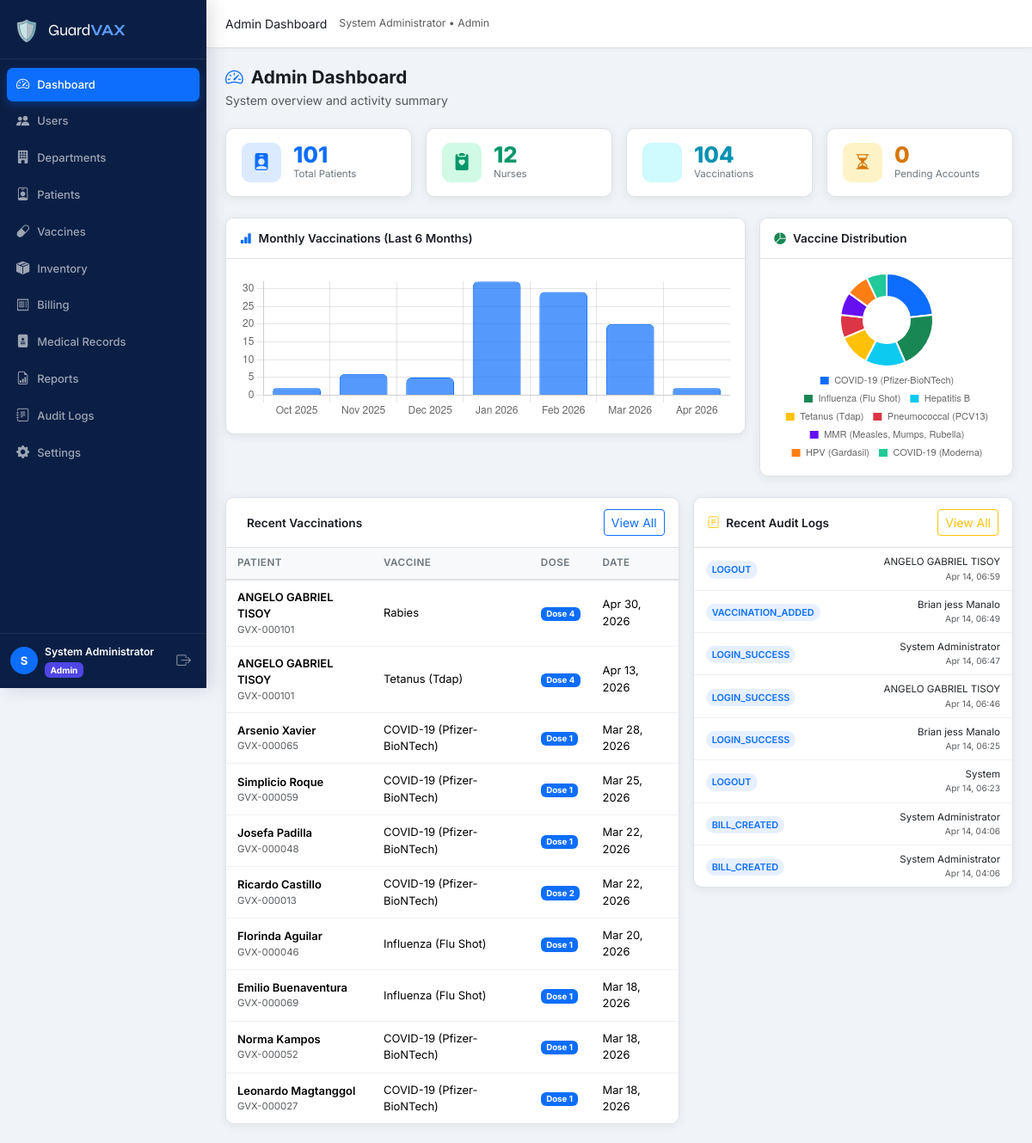
/admin/index.php (signed in), run on the app's committed database.
### tables this page shows
CREATE TABLE `users` (
  `id` int(10) UNSIGNED NOT NULL,
  `name` varchar(150) NOT NULL,
  `email` varchar(150) NOT NULL,
  `password` varchar(255) NOT NULL,
  `role_id` int(10) UNSIGNED NOT NULL,
  `department_id` int(10) UNSIGNED DEFAULT NULL,
  `status` enum('active','inactive','pending') NOT NULL DEFAULT 'pending',
  `email_verified` tinyint(1) NOT NULL DEFAULT 0,
  `created_at` datetime NOT NULL DEFAULT current_timestamp(),
  `updated_at` datetime NOT NULL DEFAULT current_timestamp() ON UPDATE current_timestamp()
);

CREATE TABLE `roles` (
  `id` int(10) UNSIGNED NOT NULL,
  `name` varchar(50) NOT NULL,
  `label` varchar(100) NOT NULL
);

CREATE TABLE `vaccinations` (
  `id` int(10) UNSIGNED NOT NULL,
  `patient_id` int(10) UNSIGNED NOT NULL,
  `vaccine_id` int(10) UNSIGNED NOT NULL,
  `dose_number` int(11) NOT NULL DEFAULT 1,
  `date_given` date NOT NULL,
  `administered_by` int(10) UNSIGNED NOT NULL,
  `batch_number` varchar(50) DEFAULT NULL,
  `site` varchar(50) DEFAULT NULL,
  `notes` text DEFAULT NULL,
  `next_dose_date` date DEFAULT NULL,
  `created_at` datetime NOT NULL DEFAULT current_timestamp()
);

CREATE TABLE `patients` (
  `id` int(10) UNSIGNED NOT NULL,
  `user_id` int(10) UNSIGNED NOT NULL,
  `patient_code` varchar(20) NOT NULL,
  `date_of_birth` date NOT NULL,
  `gender` enum('Male','Female','Other') NOT NULL,
  `blood_type` varchar(5) DEFAULT NULL,
  `address` text DEFAULT NULL,
  `phone` varchar(20) DEFAULT NULL,
  `emergency_contact_name` varchar(150) DEFAULT NULL,
  `emergency_contact_phone` varchar(20) DEFAULT NULL,
  `allergies` text DEFAULT NULL,
  `notes` text DEFAULT NULL,
  `registered_by` int(10) UNSIGNED DEFAULT NULL,
  `created_at` datetime NOT NULL DEFAULT current_timestamp(),
  `updated_at` datetime NOT NULL DEFAULT current_timestamp() ON UPDATE current_timestamp()
);

CREATE TABLE `vaccines` (
  `id` int(10) UNSIGNED NOT NULL,
  `name` varchar(150) NOT NULL,
  `manufacturer` varchar(150) DEFAULT NULL,
  `description` text DEFAULT NULL,
  `doses_required` int(11) NOT NULL DEFAULT 1,
  `interval_days` int(11) DEFAULT NULL,
  `is_active` tinyint(1) NOT NULL DEFAULT 1,
  `created_at` datetime NOT NULL DEFAULT current_timestamp()
);

CREATE TABLE `audit_logs` (
  `id` int(10) UNSIGNED NOT NULL,
  `user_id` int(10) UNSIGNED DEFAULT NULL,
  `action` varchar(100) NOT NULL,
  `table_name` varchar(100) DEFAULT NULL,
  `record_id` int(10) UNSIGNED DEFAULT NULL,
  `description` text DEFAULT NULL,
  `ip_address` varchar(45) DEFAULT NULL,
  `created_at` datetime NOT NULL DEFAULT current_timestamp()
);

### config/db.php (called while the page is built, shortened)
<?php
function db(): PDO {
    static $pdo = null;
    if ($pdo === null) {
        $dsn = sprintf(
            'mysql:host=%s;port=%s;dbname=%s;charset=%s',
            DB_HOST, DB_PORT, DB_NAME, DB_CHARSET
        );
        $options = [
            PDO::ATTR_ERRMODE            => PDO::ERRMODE_EXCEPTION,
            PDO::ATTR_DEFAULT_FETCH_MODE => PDO::FETCH_ASSOC,
            PDO::ATTR_EMULATE_PREPARES   => false,
        ];
        try {
            $pdo = new PDO($dsn, DB_USER, DB_PASS, $options);
            $offset = (new DateTime())->format('P');
            $pdo->exec("SET time_zone='{$offset}'");
        } catch (PDOException $e) {
            die('<div style="padding:2rem;color:red;font-family:monospace">
                <strong>Database Connection Error:</strong> ' . htmlspecialchars($e->getMessage()) . '
            </div>');
        }
    }
    return $pdo;
}

### includes/functions.php (called while the page is built, shortened)
<?php
require_once __DIR__ . '/../config/db.php';
function isLoggedIn(): bool
{
    return isset($_SESSION['user_id']) && !empty($_SESSION['user_id']);
}
function getCurrentUser(): ?array
{
    $stmt = db()->prepare('SELECT u.*, r.name AS role_name FROM users u JOIN roles r ON r.id = u.role_id WHERE u.id = ?');
    $stmt->execute([$_SESSION['user_id']]);
    return $stmt->fetch() ?: null;
}
function sanitize(string $value): string
{
    return htmlspecialchars(trim($value), ENT_QUOTES, 'UTF-8');
}
function formatDate(string $date, string $format = 'M d, Y'): string
{
    return $date ? date($format, strtotime($date)) : 'N/A';
}

### includes/auth.php (called while the page is built, shortened)
<?php
require_once __DIR__ . '/functions.php';
function guard(string ...$allowedRoles): array
{
    $user = getCurrentUser();
    return $user;
}

### admin/index.php (the view, shortened to what this page needs)
<?php
require_once __DIR__ . '/../includes/auth.php';
require_once __DIR__ . '/../includes/layout.php';
$user = guard('admin');
$stats = [];
foreach ([
    'total_patients'      => 'SELECT COUNT(*) FROM patients',
    'total_nurses'        => 'SELECT COUNT(*) FROM users WHERE role_id = (SELECT id FROM roles WHERE name="nurse") AND status="active"',
    'total_vaccinations'  => 'SELECT COUNT(*) FROM vaccinations',
    'pending_accounts'    => 'SELECT COUNT(*) FROM users WHERE status="pending"',
] as $key => $sql) {
    $stats[$key] = (int) db()->query($sql)->fetchColumn();
}
$recentVacc = db()->query(
    'SELECT v.date_given, p.patient_code, u.name AS patient_name, vk.name AS vaccine_name, v.dose_number
     FROM vaccinations v
     JOIN patients p ON p.id = v.patient_id
     JOIN users u ON u.id = p.user_id
     JOIN vaccines vk ON vk.id = v.vaccine_id
     ORDER BY v.date_given DESC, v.id DESC LIMIT 10'
)->fetchAll();
$monthlyData = db()->query(
    "SELECT DATE_FORMAT(date_given,'%b %Y') AS month_label,
            DATE_FORMAT(date_given,'%Y-%m') AS month_key,
            COUNT(*) AS cnt
     FROM vaccinations
     WHERE date_given >= DATE_SUB(CURDATE(), INTERVAL 6 MONTH)
     GROUP BY month_key ORDER BY month_key ASC"
)->fetchAll();
$vaccDist = db()->query(
    'SELECT vk.name AS vaccine_name, COUNT(*) AS cnt
     FROM vaccinations v JOIN vaccines vk ON vk.id = v.vaccine_id
     GROUP BY vk.id ORDER BY cnt DESC LIMIT 8'
)->fetchAll();
$recentLogs = db()->query(
    'SELECT al.*, u.name AS user_name FROM audit_logs al
     LEFT JOIN users u ON u.id = al.user_id
     ORDER BY al.created_at DESC LIMIT 8'
)->fetchAll();
?>
<?php renderHead('Admin Dashboard'); ?>
<?php renderNav($user); ?>
<?php renderPageHeader('Admin Dashboard', 'System overview and activity summary', 'speedometer2'); ?>
<div class="row g-3 mb-4">
  <?php
  $cards = [
    ['icon'=>'person-badge-fill','label'=>'Total Patients',  'value'=>$stats['total_patients'],     'color'=>'primary', 'link'=>'/admin/patients.php'],
    ['icon'=>'clipboard2-heart-fill','label'=>'Nurses',      'value'=>$stats['total_nurses'],       'color'=>'success', 'link'=>'/admin/users.php'],
    ['icon'=>'syringe',          'label'=>'Vaccinations',    'value'=>$stats['total_vaccinations'],  'color'=>'info',    'link'=>'/admin/reports.php'],
    ['icon'=>'hourglass-split',  'label'=>'Pending Accounts','value'=>$stats['pending_accounts'],   'color'=>'warning', 'link'=>'/admin/users.php?status=pending'],
  ];
  foreach ($cards as $c): ?>
  <div class="col-6 col-xl-3">
    <a href="<?= SITE_URL . $c['link'] ?>" class="stat-card stat-<?= $c['color'] ?> text-decoration-none">
      <div class="stat-icon"><i class="bi bi-<?= $c['icon'] ?>"></i></div>
      <div class="stat-body">
        <div class="stat-value"><?= number_format($c['value']) ?></div>
        <div class="stat-label"><?= $c['label'] ?></div>
      </div>
    </a>
  </div>
  <?php endforeach; ?>
</div>
<div class="row g-3 mb-4">
  <div class="col-lg-8">
    <div class="card card-gvx">
      <div class="card-header-gvx">
        <i class="bi bi-bar-chart-fill me-2 text-primary"></i>Monthly Vaccinations (Last 6 Months)
      </div>
      <div class="card-body">
        <canvas id="monthlyChart" height="90"></canvas>
      </div>
    </div>
  </div>
  <div class="col-lg-4">
    <div class="card card-gvx">
      <div class="card-header-gvx">
        <i class="bi bi-pie-chart-fill me-2 text-success"></i>Vaccine Distribution
      </div>
      <div class="card-body d-flex align-items-center justify-content-center">
        <canvas id="vaccDistChart" style="max-height:220px"></canvas>
      </div>
    </div>
  </div>
</div>
<div class="row g-3">
  <div class="col-lg-7">
    <div class="card card-gvx">
      <div class="card-header-gvx d-flex justify-content-between align-items-center">
        <span><i class="bi bi-syringe me-2 text-primary"></i>Recent Vaccinations</span>
        <a href="<?= SITE_URL ?>/admin/reports.php" class="btn btn-sm btn-outline-primary">View All</a>
      </div>
      <div class="table-responsive">
        <table class="table table-gvx mb-0">
          <thead><tr>
            <th>Patient</th><th>Vaccine</th><th>Dose</th><th>Date</th>
          </tr></thead>
          <tbody>
            <?php foreach ($recentVacc as $rv): ?>
            <tr>
              <td>
                <div class="fw-semibold"><?= sanitize($rv['patient_name']) ?></div>
                <div class="text-muted small"><?= sanitize($rv['patient_code']) ?></div>
              </td>
              <td><?= sanitize($rv['vaccine_name']) ?></td>
              <td><span class="badge bg-primary">Dose <?= $rv['dose_number'] ?></span></td>
              <td><?= formatDate($rv['date_given']) ?></td>
            </tr>
            <?php endforeach; ?>
          </tbody>
        </table>
      </div>
    </div>
  </div>
  <div class="col-lg-5">
    <div class="card card-gvx">
      <div class="card-header-gvx d-flex justify-content-between align-items-center">
        <span><i class="bi bi-journal-text me-2 text-warning"></i>Recent Audit Logs</span>
        <a href="<?= SITE_URL ?>/admin/audit_logs.php" class="btn btn-sm btn-outline-warning">View All</a>
      </div>
      <div class="card-body p-0">
        <?php foreach ($recentLogs as $log): ?>
        <div class="audit-item">
          <div class="audit-action">
            <span class="audit-badge"><?= sanitize($log['action']) ?></span>
          </div>
          <div class="audit-meta">
            <span><?= sanitize($log['user_name'] ?? 'System') ?></span>
            <span class="text-muted small"><?= formatDate($log['created_at'], 'M d, H:i') ?></span>
          </div>
        </div>
        <?php endforeach; ?>
      </div>
    </div>
  </div>
</div>
<?php renderFooter(); ?>
<script>
// Monthly Bar Chart
const monthlyData = <?= json_encode(array_column($monthlyData, 'cnt')) ?>;
const monthlyLabels = <?= json_encode(array_column($monthlyData, 'month_label')) ?>;
new Chart(document.getElementById('monthlyChart'), {
    type: 'bar',
    data: {
        labels: monthlyLabels,
        datasets: [{
            label: 'Vaccinations',
            data: monthlyData,
            backgroundColor: 'rgba(13,110,253,0.7)',
            borderColor: 'rgba(13,110,253,1)',
            borderWidth: 1,
            borderRadius: 6,
        }]
    },
    options: {
        responsive: true, maintainAspectRatio: true,
        plugins: { legend: { display: false } },
        scales: { y: { beginAtZero: true, ticks: { stepSize: 1 } } }
    }
});
// Doughnut Chart
const distLabels = <?= json_encode(array_column($vaccDist, 'vaccine_name')) ?>;
const distData   = <?= json_encode(array_column($vaccDist, 'cnt')) ?>;
new Chart(document.getElementById('vaccDistChart'), {
    type: 'doughnut',
    data: {
        labels: distLabels,
        datasets: [{
            data: distData,
            backgroundColor: ['#0d6efd','#198754','#0dcaf0','#ffc107','#dc3545','#6610f2','#fd7e14','#20c997'],
            borderWidth: 2,
        }]
    },
    options: {
        responsive: true, maintainAspectRatio: false,
        plugins: { legend: { position: 'bottom', labels: { boxWidth: 12, font: { size: 11 } } } }
    }
});
</script>

### includes/layout.php (shortened to what this page needs)
<?php
function renderHead(string $title, array $extraCss = []): void
{
    $siteName = SITE_NAME;
    $siteUrl  = SITE_URL;
    echo <<<HTML
<!DOCTYPE html>
<html lang="en">
<head>
  <meta charset="UTF-8">
  <meta name="viewport" content="width=device-width, initial-scale=1.0">
  <title>{$title} — {$siteName}</title>
  <link rel="stylesheet" href="https://cdn.jsdelivr.net/npm/bootstrap@5.3.2/dist/css/bootstrap.min.css">
  <link rel="stylesheet" href="https://cdn.jsdelivr.net/npm/bootstrap-icons@1.11.3/font/bootstrap-icons.min.css">
  <link rel="preconnect" href="https://fonts.googleapis.com">
  <link href="https://fonts.googleapis.com/css2?family=Inter:wght@300;400;500;600;700&family=Syne:wght@700;800&display=swap" rel="stylesheet">
  <link rel="stylesheet" href="{$siteUrl}/assets/css/style.css">
HTML;
    echo "</head>\n<body>\n";
}
function renderNav(array $user): void
{
    $role    = $user['role_name'];
    $name    = htmlspecialchars($user['name']);
    $roleLabel = ucfirst($role);
    $siteUrl = SITE_URL;
    $current = $_SERVER['REQUEST_URI'];
    $links = '';
    foreach ($navLinks as $link) {
        $active = str_contains($current, $link['href']) ? 'active' : '';
        $links .= <<<HTML
        <li class="nav-item">
          <a class="nav-link {$active}" href="{$siteUrl}{$link['href']}">
            <i class="bi bi-{$link['icon']}"></i>
            <span>{$link['label']}</span>
          </a>
        </li>
HTML;
    }
    echo <<<HTML
<div class="gvx-wrapper">
<aside class="gvx-sidebar" id="gvxSidebar">
  <div class="sidebar-brand">
    <span class="brand-icon">🛡️</span>
    <span class="brand-name">Guard<strong>VAX</strong></span>
  </div>
  <nav class="sidebar-nav">
    <ul class="nav flex-column">
      {$links}
    </ul>
  </nav>
  <div class="sidebar-footer">
    <div class="user-pill">
      <div class="user-avatar">{$name[0]}</div>
      <div class="user-info">
        <div class="user-name">{$name}</div>
        <div class="user-role badge bg-role-{$role}">{$roleLabel}</div>
      </div>
    </div>
    <a href="{$siteUrl}/auth/logout.php" class="btn-logout" title="Logout">
      <i class="bi bi-box-arrow-right"></i>
    </a>
  </div>
</aside>
<main class="gvx-main">
  <header class="gvx-topbar">
    <button class="sidebar-toggle d-lg-none" onclick="document.getElementById('gvxSidebar').classList.toggle('show')">
      <i class="bi bi-list"></i>
    </button>
    <div class="topbar-title" id="pageTitle"></div>
    <div class="topbar-actions">
      <span class="text-muted small d-none d-md-block">{$name} &bull; {$roleLabel}</span>
    </div>
  </header>
  <div class="gvx-content">
HTML;
}
function renderFooter(): void
{
    $siteUrl = SITE_URL;
    echo <<<HTML
  </div>
</main>
</div>
<script src="https://cdn.jsdelivr.net/npm/bootstrap@5.3.2/dist/js/bootstrap.bundle.min.js"></script>
<script src="https://cdn.jsdelivr.net/npm/chart.js@4.4.0/dist/chart.umd.min.js"></script>
<script src="https://cdn.jsdelivr.net/npm/sweetalert2@11"></script>
<script src="{$siteUrl}/assets/js/main.js"></script>
</body>
</html>
HTML;
}
function renderPageHeader(string $title, string $subtitle = '', string $icon = 'clipboard2-pulse'): void
{
    echo <<<HTML
    <div class="page-header">
      <div>
        <h1 class="page-title"><i class="bi bi-{$icon}"></i> {$title}</h1>
        <p class="page-subtitle text-muted mb-0">{$subtitle}</p>
      </div>
    </div>
HTML;
}

### data on the page
users: name "S", name "System Administrator", role.name "Admin"
vaccinations: users.name "ANGELO GABRIEL TISOY", patient.patient_code "GVX-000101", vaccine.name "Rabies", dose_number "4", date_given "Apr 30, 2026"
vaccinations: users.name "ANGELO GABRIEL TISOY", patient.patient_code "GVX-000101", vaccine.name "Tetanus (Tdap)", dose_number "4", date_given "Apr 13, 2026"
vaccinations: users.name "Arsenio Xavier", patient.patient_code "GVX-000065", vaccine.name "COVID-19 (Pfizer-BioNTech)", dose_number "1", date_given "Mar 28, 2026"
vaccinations: users.name "Simplicio Roque", patient.patient_code "GVX-000059", vaccine.name "COVID-19 (Pfizer-BioNTech)", dose_number "1", date_given "Mar 25, 2026"
vaccinations: users.name "Josefa Padilla", patient.patient_code "GVX-000048", vaccine.name "COVID-19 (Pfizer-BioNTech)", dose_number "1", date_given "Mar 22, 2026"
vaccinations: users.name "Ricardo Castillo", patient.patient_code "GVX-000013", vaccine.name "COVID-19 (Pfizer-BioNTech)", dose_number "2", date_given "Mar 22, 2026"
vaccinations: users.name "Florinda Aguilar", patient.patient_code "GVX-000046", vaccine.name "Influenza (Flu Shot)", dose_number "1", date_given "Mar 20, 2026"
vaccinations: users.name "Emilio Buenaventura", patient.patient_code "GVX-000069", vaccine.name "Influenza (Flu Shot)", dose_number "1", date_given "Mar 18, 2026"
vaccinations: users.name "Norma Kampos", patient.patient_code "GVX-000052", vaccine.name "COVID-19 (Pfizer-BioNTech)", dose_number "1", date_given "Mar 18, 2026"
vaccinations: users.name "Leonardo Magtanggol", patient.patient_code "GVX-000027", vaccine.name "COVID-19 (Pfizer-BioNTech)", dose_number "1", date_given "Mar 18, 2026"
audit_logs: action "LOGOUT", user.name "ANGELO GABRIEL TISOY", created_at "Apr 14, 06:59"
audit_logs: action "VACCINATION_ADDED", user.name "Brian jess Manalo", created_at "Apr 14, 06:49"
audit_logs: action "LOGIN_SUCCESS", user.name "System Administrator", created_at "Apr 14, 06:47"
audit_logs: action "LOGIN_SUCCESS", user.name "ANGELO GABRIEL TISOY", created_at "Apr 14, 06:46"
audit_logs: action "LOGIN_SUCCESS", user.name "Brian jess Manalo", created_at "Apr 14, 06:25"
audit_logs: action "LOGOUT", user_name "System", created_at "Apr 14, 06:23"
audit_logs: action "BILL_CREATED", user.name "System Administrator", created_at "Apr 14, 04:06"
audit_logs: action "BILL_CREATED", user.name "System Administrator", created_at "Apr 14, 04:06"

### other printed values
$link['label'] "Dashboard"
$link['label'] "Users"
$link['label'] "Departments"
$link['label'] "Patients"
$link['label'] "Vaccines"
$link['label'] "Inventory"
$link['label'] "Billing"
$link['label'] "Medical Records"
$link['label'] "Reports"
$link['label'] "Audit Logs"
$link['label'] "Settings"
$title "Admin Dashboard"
$subtitle "System overview and activity summary"
$c['value'] "101"
$c['label'] "Total Patients"
